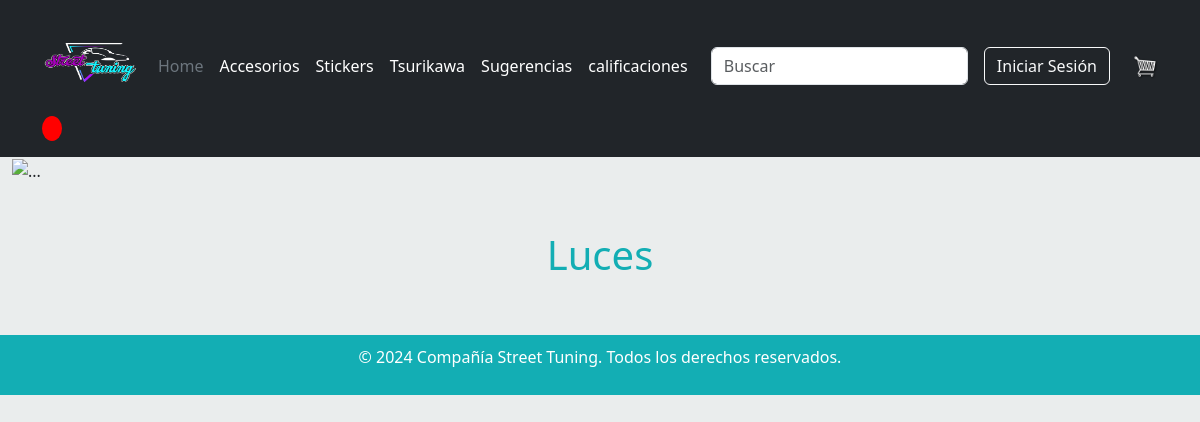
The app's page /luces, older data.
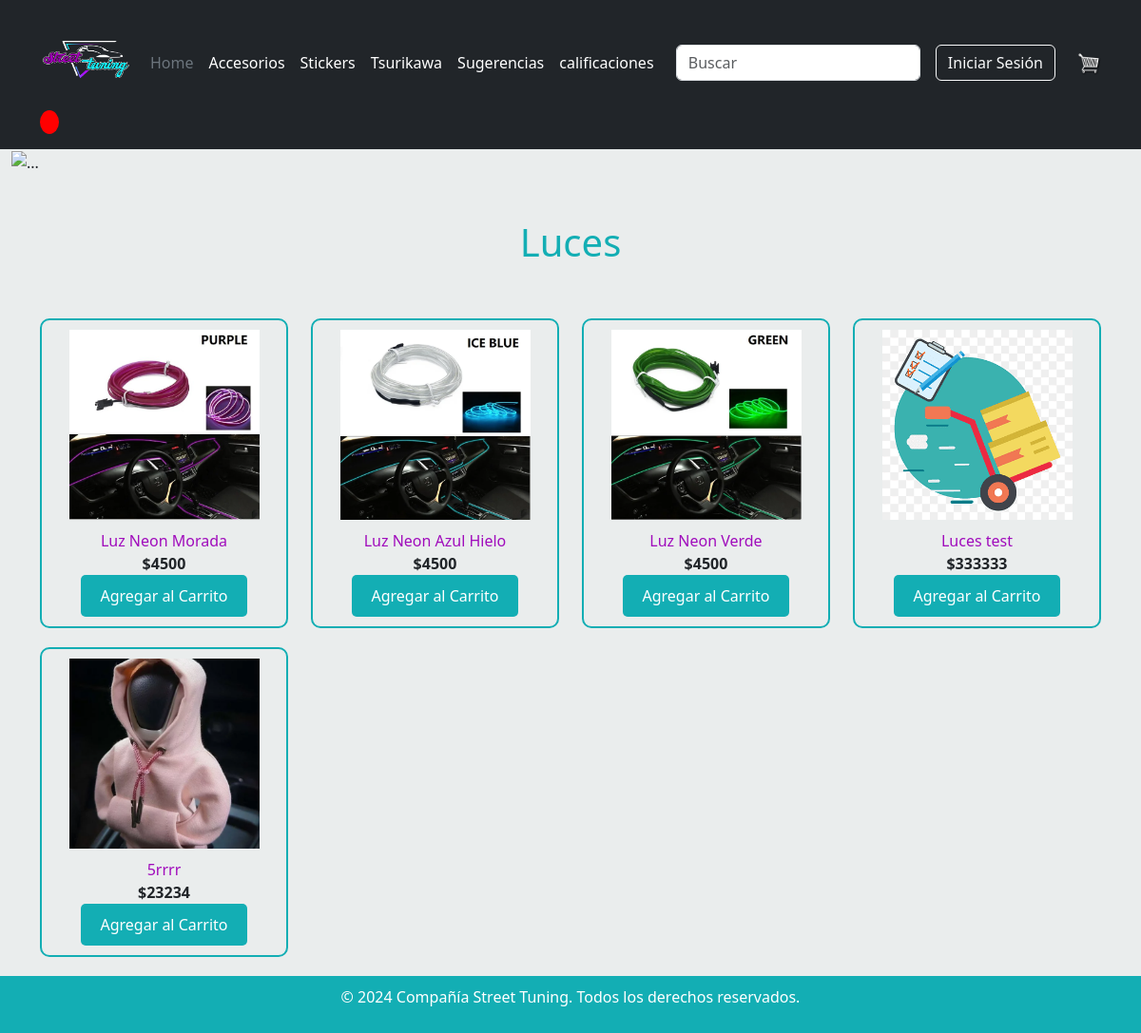
The same page, newer data.
### appweb/models.py (models this page shows, shortened)
class Producto(models.Model):
    id_producto = models.UUIDField(primary_key=True, default=uuid.uuid4, editable=False)
    nombre = models.CharField(max_length=4000)
    cantidad = models.IntegerField()
    precio = models.IntegerField()
    categoria = models.ForeignKey(Categoria, on_delete=models.CASCADE)
    foto = models.ImageField(upload_to="producto",null=True)

### appweb/views.py (the view)
# urls.py: path('luces', luces, name='luces'),
def luces(request):
    luces = Producto.objects.filter(categoria__id_categoria='82b3b0ea-da68-4f58-92f6-66638a08701d')
    data ={
        'luces' : luces
    }
    return render(request, 'luces.html', data)

### appweb/context_processors.py (called while the page is built)
def carrito_items(request):
    if request.user.is_authenticated:
        try:
            cliente = Cliente.objects.get(usuario=request.user)
            orden, created = Orden.objects.get_or_create(cliente=cliente, complete=False)
            carritoItems = orden.get_carrito_items
        except Cliente.DoesNotExist:
            carritoItems = 0
    else:
        carritoItems = 0
    return {'carritoItems': carritoItems}

### appweb/templates/luces.html (shortened to what this page needs)
{% extends 'base.html' %}
{% load static %}
{% block contenido %}
<head>
</head>
<div class="pag-accesorios">
  <div class="container-fluid">
    <img src="{% static './imagenes/principalAccesorios.png'%}" class="img-fluid" alt="...">
  </div>
  <div class="container">
    <br>
    <br>
    <h1>Luces</h1>
    <br>
    <br>
    <div class="row">
      {% for p in luces %}
      <div class="col-md-3">
        <div class="catalog-item text-center">
            {% if p.foto %}
            <img width="200" height="350" src="{{p.foto.url}}" class="img-responsive wp-post-image" alt="LuzDeSecuencia"
              class="img-fluid">
            {% else %}
            <img width="270" height="350" src="" class="img-responsive wp-post-image" alt="LuzDeSecuencia"
              class="img-fluid">
            {% endif%}
            <div class="catalog-item-title">{{p.nombre}}</div>
            <div class="catalog-item-price">${{p.precio|floatformat:0}}</div>
            <button data-p="{{ p.id_producto }}" data-action="add" class="btn-agregar add-btn update-cart">
              Agregar al Carrito
          </button>
        </div>
      </div>
      {% endfor %}
    </div>
</div>
{% endblock %}

Row changes from the older to the newer data that the page shows:
added Producto: foto (picture), nombre "Luz Neon Morada", precio "4500"
added Producto: foto (picture), nombre "Luz Neon Azul Hielo", precio "4500"
added Producto: foto (picture), nombre "Luz Neon Verde", precio "4500"
added Producto: foto (picture), nombre "Luces test", precio "333333"
added Producto: foto (picture), nombre "5rrrr", precio "23234"
